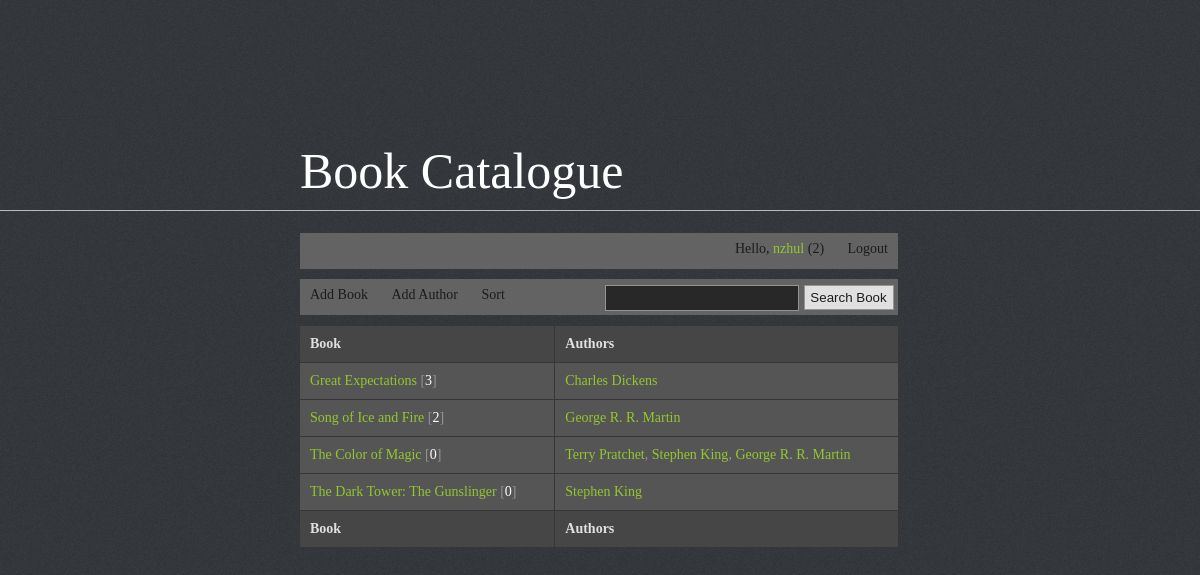
/index.php (signed in), run on the app's committed database.
### tables this page shows
CREATE TABLE IF NOT EXISTS `books_authors` (
  `book_id` int(11) NOT NULL,
  `author_id` int(11) NOT NULL,
  KEY `book_id` (`book_id`),
  KEY `author_id` (`author_id`)
);

CREATE TABLE IF NOT EXISTS `books` (
  `book_id` int(11) NOT NULL AUTO_INCREMENT,
  `book_title` varchar(250) NOT NULL,
  `comments_count` int(11) NOT NULL,
  PRIMARY KEY (`book_id`)
);

### index.php (the view, shortened to what this page needs)
<?php
require 'inc/config.php';
require 'inc/header.php';
if (isset($_GET['sort'])) {
    if ($_GET['sort'] == 'asc') {
        $sortSql = 'asc';
        $sortFix = 'desc';
    } else if ($_GET['sort'] == 'desc') {
        $sortSql = 'desc';
        $sortFix = 'asc';
    }
} else {
    $sortSql = 'asc';
    $sortFix = 'desc';
}
if (isset($_POST['postSearch'])) {
    $key = htmlspecialchars(mysqli_real_escape_string($link, trim($_POST['searchKey'])));
    $sqlSearch = 'WHERE book_title LIKE "%' . $key . '%"';
} else {
    $sqlSearch = '';
}
if (isset($_SESSION['username'])) {
    $usernameField = '<li><a href="user.php?id=' . $_SESSION['user_id'] . '">Hello, <span style="color: #93c72e;">' . $_SESSION['username'] . '</span> (' . $_SESSION['comments_count'] . ')</a></li>
        <li><a href="logout.php">Logout</a></li>';
} else {
    $usernameField = '<li><a href="login.php">Login</a></li>';
}
?>
<div class="navigation" style="margin: 0 0 10px 0px;">
    <ul id="menu" style="text-align: right;">
        <?= $usernameField; ?>
    </ul>
</div>
<div class="navigation">
    <ul id="menu">
        <li><a href="#" id="addBook">Add Book</a></li>
        <li><a href="#" id="addAuthor">Add Author</a></li>
        <li><a href="index.php?sort=<?= $sortFix ?>">Sort</a></li>
    </ul>
    <form action="index.php" method="POST">
        <input type="submit" name="postSearch" value="Search Book" id="postSearch"/>
        <input type="text" name="searchKey" id="searchKey"/>
    </form>
</div>
<table>
    <tr>
        <td class="sum">Book</td>
        <td class="sum">Authors</td>
    </tr>
    <?php
    $sql = 'SELECT * FROM books
            LEFT JOIN books_authors
            ON books.book_id = books_authors.book_id
            LEFT JOIN authors
            ON books_authors.author_id = authors.author_id
            ' . $sqlSearch . '
            ORDER BY book_title ' . $sortSql;
    $result = mysqli_query($link, $sql);
    if ($result->num_rows > 0) {
        $reArrange = array();
        while ($row = $result->fetch_assoc()) {
            $reArrange[$row['book_id']]['book_title'] = $row['book_title'];
            $reArrange[$row['book_id']]['comments_count'] = $row['comments_count'];
            $reArrange[$row['book_id']]['authors'][$row['author_id']] = $row['author_name'];
        }
        foreach ($reArrange as $key => $book) {
            echo '<tr><td><a href="book.php?id=' . $key . '">' . $book['book_title'] . '</a>
                [<span style="color:white;">' . $book['comments_count'] . '</span>]</td><td>';
            $authorsCount = count($book['authors']);
            $commaCounter = 1;
            foreach ($book['authors'] as $key => $author) {
                if ($commaCounter == $authorsCount) {
                    $comma = '';
                } else {
                    $comma = ', ';
                }
                echo '<a href="author.php?id=' . $key . '">' . $author . '</a>' . $comma;
                $commaCounter++;
            }
            echo '</td></tr>';
        }
    } else {
        echo '<tr><td style="color: #ffc000;" colspan="2">';
        echo 'The Search doesn\'t give any results!';
        echo '</td></tr>';
    }
    ?>
    <tr>
        <td class="sum">Book</td>
        <td class="sum">Authors</td>
    </tr>
</table>
<?php
include 'inc/footer.php';
?>

### css/style.css (style rules this page uses)
body { background: #33363b url(../img/bg.jpg)repeat-x;font-family: Tahoma;font-size: 14px; }
.navigation { float: left;width: 598px;height: 36px; background: #636363; }
table { color: #949494; border-collapse: collapse;width: 600px;margin-left: -1px;position: relative;top:10px;float: left;z-index: 2; margin-bottom: 10px; }
td { background: #555555; border: 1px solid #363636; padding: 10px; text-align: left; }
tr:first-child td, tr:last-child td { background: #464646; }
.sum { font-weight: bold;color: #e0e0e0; }
input[type="submit"] { background: #e0e0e0;border: 1px solid #949494; width: 70px; height: 30px; padding-left: 5px; color: #1c1c1c;cursor: pointer; }
input, textarea { background: #e0e0e0;border: 1px solid #949494; width: 180px;height: 25px;padding-left: 10px; background: #282828; color: #e0e0e0; }
#searchKey { float: right;position: relative;top: -30px;height: 22px; }
#postSearch { float: right;position: relative;top: -30px;width: 90px;height: 25px;margin: 0 4px 0 5px; }
td a { color: #93c72e; text-decoration: none; }
ul#menu, ul#menu ul.sub-menu { padding:0; margin: 0; margin-top: 3px; }
ul#menu li, ul#menu ul.sub-menu li { list-style-type: none; display: inline-block; }
ul#menu li a, ul#menu li ul.sub-menu li a { text-decoration: none; color: #1c1c1c; background: #636363; padding: 8px 10px 0 10px; display:inline-block; height: 28px; margin-top: -3px; }
ul#menu li { position: relative; }

### data on the page
books_authors: book.book_title "Great Expectations", book.comments_count "3", author "Charles Dickens"
books_authors: book.book_title "Song of Ice and Fire", book.comments_count "2", author "George R. R. Martin"
books_authors: book.book_title "The Dark Tower: The Gunslinger", book.comments_count "0", author "Stephen King"

### other printed values
$_SESSION['username'] "nzhul"
$_SESSION['comments_count'] "2"
$book['book_title'] "The Color of Magic"
$book['comments_count'] "0"
$author "Terry Pratchet"
$comma ","
$author "Stephen King"
$author "George R. R. Martin"
